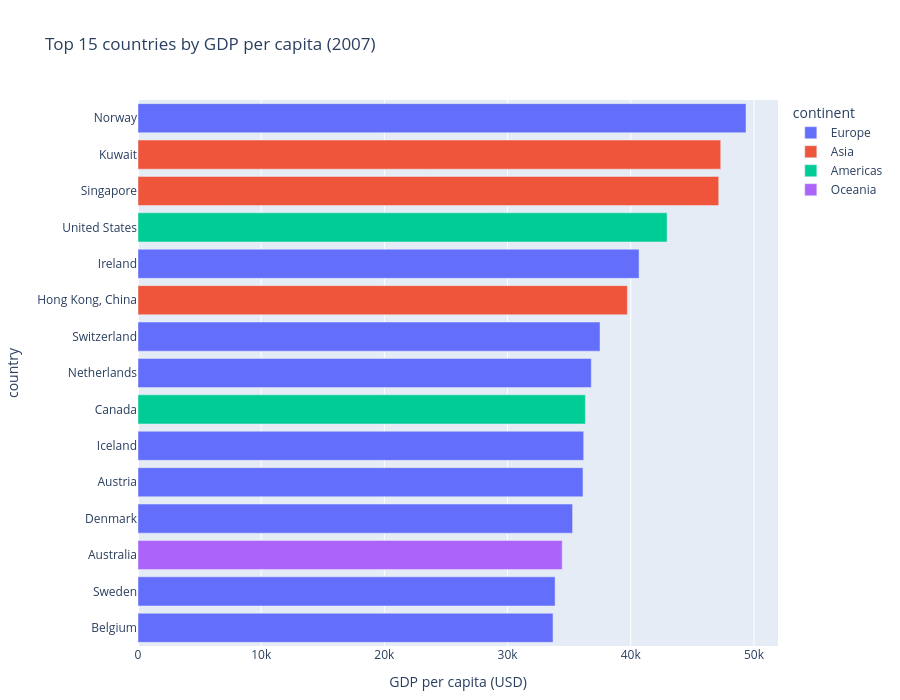

Here is the notebook cell this chart was saved with:
### Code cell
top15 = df_2007.nlargest(15, "gdpPercap")

fig = px.bar(
    top15,
    x="gdpPercap", y="country",
    color="continent",
    orientation="h",
    title="Top 15 countries by GDP per capita (2007)",
    labels={"gdpPercap": "GDP per capita (USD)"},
)
fig.update_layout(yaxis=dict(categoryorder="total ascending"))
fig.update_layout(
    autosize=True,
    width=None,
    height=700,
    margin=dict(l=50, r=50, t=100, b=50),
)
fig.show(config={"responsive": True})

### Figure 1 — Plotly figure (JSON) as saved in the notebook; plotly's stock layout.template omitted (floating-point values rounded to 4 significant figures)
{"data": [{"hovertemplate": "continent=Europe<br>GDP per capita (USD)=%{x}<br>country=%{y}<extra></extra>", "legendgroup": "Europe", "marker": {"color": "#636efa", "pattern": {"shape": ""}}, "name": "Europe", "orientation": "h", "showlegend": true, "textposition": "auto", "type": "bar", "x": [49360.0, 40680.0, 37510.0, 36800.0, 36180.0, 36130.0, 35280.0, 33860.0, 33690.0], "xaxis": "x", "y": ["Norway", "Ireland", "Switzerland", "Netherlands", "Iceland", "Austria", "Denmark", "Sweden", "Belgium"], "yaxis": "y"}, {"hovertemplate": "continent=Asia<br>GDP per capita (USD)=%{x}<br>country=%{y}<extra></extra>", "legendgroup": "Asia", "marker": {"color": "#EF553B", "pattern": {"shape": ""}}, "name": "Asia", "orientation": "h", "showlegend": true, "textposition": "auto", "type": "bar", "x": [47310.0, 47140.0, 39720.0], "xaxis": "x", "y": ["Kuwait", "Singapore", "Hong Kong, China"], "yaxis": "y"}, {"hovertemplate": "continent=Americas<br>GDP per capita (USD)=%{x}<br>country=%{y}<extra></extra>", "legendgroup": "Americas", "marker": {"color": "#00cc96", "pattern": {"shape": ""}}, "name": "Americas", "orientation": "h", "showlegend": true, "textposition": "auto", "type": "bar", "x": [42950.0, 36320.0], "xaxis": "x", "y": ["United States", "Canada"], "yaxis": "y"}, {"hovertemplate": "continent=Oceania<br>GDP per capita (USD)=%{x}<br>country=%{y}<extra></extra>", "legendgroup": "Oceania", "marker": {"color": "#ab63fa", "pattern": {"shape": ""}}, "name": "Oceania", "orientation": "h", "showlegend": true, "textposition": "auto", "type": "bar", "x": [34440.0], "xaxis": "x", "y": ["Australia"], "yaxis": "y"}], "layout": {"autosize": true, "barmode": "relative", "height": 700, "legend": {"title": {"text": "continent"}, "tracegroupgap": 0}, "margin": {"b": 50, "l": 50, "r": 50, "t": 100}, "title": {"text": "Top 15 countries by GDP per capita (2007)"}, "xaxis": {"anchor": "y", "domain": [0, 1], "title": {"text": "GDP per capita (USD)"}}, "yaxis": {"anchor": "x", "categoryorder": "total ascending", "domain": [0, 1], "title": {"text": "country"}}}}
